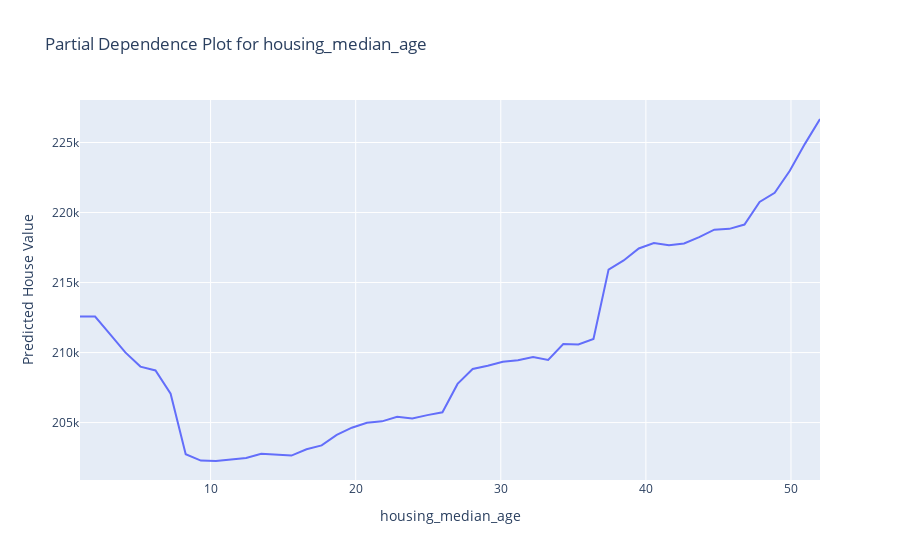

Notebook cell for this chart:
### Code cell
plot_partial_dependence(model, X_test, 'housing_median_age')
